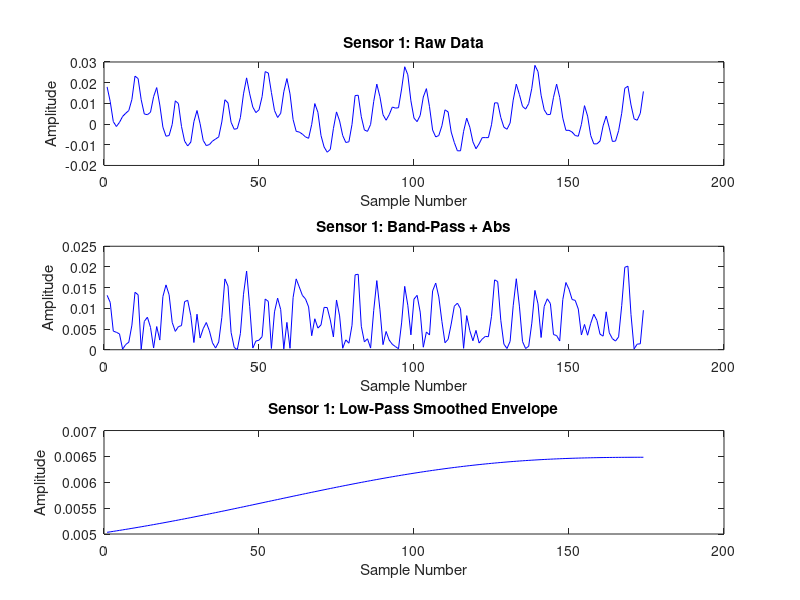

This chart was generated by the following MATLAB code: (Note: this script raises an error after producing the figure.)
% live_plot_separate_thresholds.m
% This script continuously reads raw_emg_data.txt (written by your Python code),
% accumulates sensor data, processes it in three stages, and displays the results 
% in separate figures.
%
% Processing stages for each sensor:
%   1. Raw Live Data
%   2. Band-Pass Filtered + Absolute Value
%   3. Low-Pass Filtered (Smoothed Envelope) with Threshold Lines
%
% Threshold lines for four finger groups (Pinky, Ring, Middle, Index) are
% drawn only on the low-pass smoothed envelope plots.

%% Threshold Variables (adjust as needed)
% Sensor 1 thresholds
sensor1_pinky_lower  = 0.002264329;
sensor1_pinky_upper  = 0.004432841;
sensor1_ring_lower   = 0.002664693;
sensor1_ring_upper   = 0.007166327;
sensor1_middle_lower = 0.002375097;
sensor1_middle_upper = 0.007241913;
sensor1_index_lower  = 0.004213576;
sensor1_index_upper  = 0.005482864;

% Sensor 2 thresholds
sensor2_pinky_lower  = 0.008331226;
sensor2_pinky_upper  = 0.010205404;
sensor2_ring_lower   = 0.003733016;
sensor2_ring_upper   = 0.004955364;
sensor2_middle_lower = 0.004097787;
sensor2_middle_upper = 0.005650073;
sensor2_index_lower  = 0.009820486;
sensor2_index_upper  = 0.011985614;

%% Filter Design Parameters
Fs = 1000;  % Sampling frequency in Hz

% Butterworth band-pass filter (e.g., 20-450 Hz for EMG)
order_bp = 2;
low_cutoff = 20;   % Hz
high_cutoff = 450; % Hz
[b_bp, a_bp] = butter(order_bp, [low_cutoff high_cutoff] / (Fs/2));

% Butterworth low-pass filter for envelope smoothing (e.g., 4 Hz cutoff)
order_lp = 2;
lp_cutoff = 4;   % Hz
[b_lp, a_lp] = butter(order_lp, lp_cutoff / (Fs/2));

%% Initialize History Arrays
sensor1_history = [];
sensor2_history = [];

% Initialize state variables for threshold detection
sensor1_current_finger = '';
sensor2_current_finger = '';

% Create figures for Sensor 1 and Sensor 2
figure(1); % Sensor 1
figure(2); % Sensor 2

while true
    % Open the file for reading
    fid = fopen('raw_emg_data.txt', 'r');
    if fid == -1
        disp('Cannot open file. Check the filename or file path.');
        pause(1);
        continue;
    end
    
    % Read entire file content as a string
    fileText = fscanf(fid, '%c');
    fclose(fid);
    
    % --- Updated Regular Expressions ---
    % The regex now allows additional text between the sensor number and the colon.
    sensor1_tokens = regexp(fileText, 'Sensor\s*1.*?:\s*\[(.*?)\]', 'tokens');
    sensor2_tokens = regexp(fileText, 'Sensor\s*2.*?:\s*\[(.*?)\]', 'tokens');
    
    % Convert tokens to numeric arrays if available
    if ~isempty(sensor1_tokens)
        sensor1_data = str2num(sensor1_tokens{1}{1});  %#ok<ST2NM>
    else
        sensor1_data = [];
    end
    
    if ~isempty(sensor2_tokens)
        sensor2_data = str2num(sensor2_tokens{1}{1});  %#ok<ST2NM>
    else
        sensor2_data = [];
    end
    
    % Append new data to the cumulative history
    sensor1_history = [sensor1_history, sensor1_data];
    sensor2_history = [sensor2_history, sensor2_data];
    
    % --- Processing Sensor Data ---
    % Stage 1 & 2: Band-Pass Filter then take Absolute Value
    sensor1_bp_abs = abs(filter(b_bp, a_bp, sensor1_history));
    sensor2_bp_abs = abs(filter(b_bp, a_bp, sensor2_history));
    
    % Stage 3: Low-Pass Filter for envelope smoothing
    sensor1_env = filter(b_lp, a_lp, sensor1_bp_abs);
    sensor2_env = filter(b_lp, a_lp, sensor2_bp_abs);

    % Stage 4: Averaging
    averaging1 = size(sensor1_env);
    averaging2 = size(sensor2_env);

    for i = 1:floor(length(sensor1_env))/4:length(sensor1_env)
        idx = i:min(i+floor(length(sensor1_env))-1, length(sensor1_env)); % Get indices for the current group
        avgValue = mean(sensor1_env(idx)); % Compute the mean of the  values
        averaging1(idx) = avgValue; % Assign the mean to all  positions
    end

    for i = 1:floor(length(sensor2_env))/4:length(sensor2_env)
        idx = i:min(i+floor(length(sensor2_env))-1, length(sensor2_env)); % Get indices for the current group
        avgValue = mean(sensor2_env(idx)); % Compute the mean of the values
        averaging2(idx) = avgValue; % Assign the mean to all positions
    end
    
    % Stage 5: Low pass filter again
    cutoffFreq2 = 3;       % Cutoff frequency in Hz (adjust as needed)
    [b2,a2] = butter(2, cutoffFreq2/(Fs/2));
    sensor1_env = filtfilt(b2, a2, averaging1);
    sensor2_env = filtfilt(b2, a2, averaging2);

    % --- Check for Sensor 1 Threshold Crossing ---
    if ~isempty(sensor1_env)
        currentValue = sensor1_env(end);  % Latest envelope value for Sensor 1
        newFinger = '';  % Determine which threshold is currently met
    
        % Check thresholds in descending order (higher thresholds take precedence)
        if currentValue >= sensor1_index_lower
            newFinger = 'i';
        elseif currentValue >= sensor1_middle_lower
            newFinger = 'm';
        elseif currentValue >= sensor1_ring_lower
            newFinger = 'r';
        elseif currentValue >= sensor1_pinky_lower
            newFinger = 'p';
        end
    
        % Log new event only if the threshold state has changed
        if ~isempty(newFinger) && ~strcmp(newFinger, sensor1_current_finger)
            fid_out = fopen('finger_output.txt', 'a');
            fprintf(fid_out, 'Sensor1: %s\n', newFinger);
            fclose(fid_out);
            disp(['Sensor 1: ' newFinger]);  % Print to console
            sensor1_current_finger = newFinger;
        end
 
        % Reset the trigger state when the signal drops below the pinky threshold
        if currentValue < sensor1_pinky_lower
            sensor1_current_finger = '';
        end
    end
    
    % --- Check for Sensor 2 Threshold Crossing ---
    if ~isempty(sensor2_env)
        currentValue2 = sensor2_env(end);  % Latest envelope value for Sensor 2
        newFinger2 = '';
    
        if currentValue2 >= sensor2_index_lower
            newFinger2 = 'i';
        elseif currentValue2 >= sensor2_middle_lower
            newFinger2 = 'm';
        elseif currentValue2 >= sensor2_ring_lower
            newFinger2 = 'r';
        elseif currentValue2 >= sensor2_pinky_lower
            newFinger2 = 'p';
        end
            
        % Log new event only if the threshold state has changed
        if ~isempty(newFinger2) && ~strcmp(newFinger2, sensor2_current_finger)
            fid_out = fopen('finger_output.txt', 'a');
            fprintf(fid_out, 'Sensor2: %s\n', newFinger2);
            fclose(fid_out);
            disp(['Sensor 2: ' newFinger2]);  % Print to console
            sensor2_current_finger = newFinger2;
        end

        if currentValue2 < sensor2_pinky_lower
            sensor2_current_finger = '';
        end
    end
    
    % --- Plotting for Sensor 1 ---
    figure(1);
    clf;  % Clear figure
    % Subplot 1: Raw Data
    subplot(3,1,1);
    plot(sensor1_history, 'b');
    title('Sensor 1: Raw Data');
    xlabel('Sample Number'); ylabel('Amplitude');
    
    % Subplot 2: Band-Pass Filtered + Absolute Value
    subplot(3,1,2);
    plot(sensor1_bp_abs, 'b');
    title('Sensor 1: Band-Pass + Abs');
    xlabel('Sample Number'); ylabel('Amplitude');
    
    % Subplot 3: Low-Pass Smoothed Envelope with Threshold Lines
    subplot(3,1,3);
    plot(sensor1_env, 'b');
    title('Sensor 1: Low-Pass Smoothed Envelope');
    xlabel('Sample Number'); ylabel('Amplitude');
    hold on;
    yline(sensor1_pinky_lower, '--g', 'Pinky Lower');
    yline(sensor1_pinky_upper, '--g', 'Pinky Upper');
    yline(sensor1_ring_lower, '--m', 'Ring Lower');
    yline(sensor1_ring_upper, '--m', 'Ring Upper');
    yline(sensor1_middle_lower, '--c', 'Middle Lower');
    yline(sensor1_middle_upper, '--c', 'Middle Upper');
    yline(sensor1_index_lower, '--k', 'Index Lower');
    yline(sensor1_index_upper, '--k', 'Index Upper');
    hold off;
    
    % --- Plotting for Sensor 2 ---
    figure(2);
    clf;  % Clear figure
    % Subplot 1: Raw Data
    subplot(3,1,1);
    plot(sensor2_history, 'r');
    title('Sensor 2: Raw Data');
    xlabel('Sample Number'); ylabel('Amplitude');
    
    % Subplot 2: Band-Pass Filtered + Absolute Value
    subplot(3,1,2);
    plot(sensor2_bp_abs, 'r');
    title('Sensor 2: Band-Pass + Abs');
    xlabel('Sample Number'); ylabel('Amplitude');
    
    % Subplot 3: Low-Pass Smoothed Envelope with Threshold Lines
    subplot(3,1,3);
    plot(sensor2_env, 'r');
    title('Sensor 2: Low-Pass Smoothed Envelope');
    xlabel('Sample Number'); ylabel('Amplitude');
    hold on;
    yline(sensor2_pinky_lower, '--g', 'Pinky Lower');
    yline(sensor2_pinky_upper, '--g', 'Pinky Upper');
    yline(sensor2_ring_lower, '--m', 'Ring Lower');
    yline(sensor2_ring_upper, '--m', 'Ring Upper');
    yline(sensor2_middle_lower, '--c', 'Middle Lower');
    yline(sensor2_middle_upper, '--c', 'Middle Upper');
    yline(sensor2_index_lower, '--k', 'Index Lower');
    yline(sensor2_index_upper, '--k', 'Index Upper');
    hold off;
    
    drawnow;
    pause(0.5);  % Adjust pause interval as needed
end

